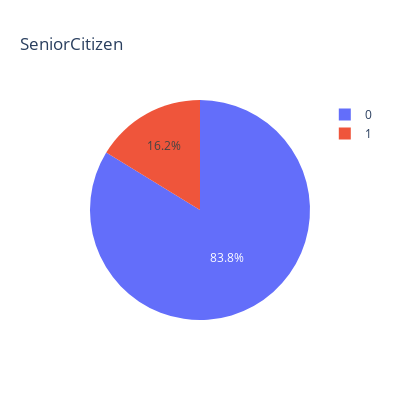

Here is the notebook cell this chart was saved with:
### Code cell
px.pie(values = seniorcitizen_data.values, names = seniorcitizen_data.index, title = 'SeniorCitizen', height = 400, width = 400)

### Figure 1 — Plotly figure (JSON) as saved in the notebook; plotly's stock layout.template omitted (floating-point values rounded to 4 significant figures)
{"data": [{"domain": {"x": [0, 1], "y": [0, 1]}, "hovertemplate": "label=%{label}<br>value=%{value}<extra></extra>", "labels": [0, 1], "legendgroup": "", "name": "", "showlegend": true, "type": "pie", "values": [0.8376, 0.1624]}], "layout": {"height": 400, "legend": {"tracegroupgap": 0}, "title": {"text": "SeniorCitizen"}, "width": 400}}
